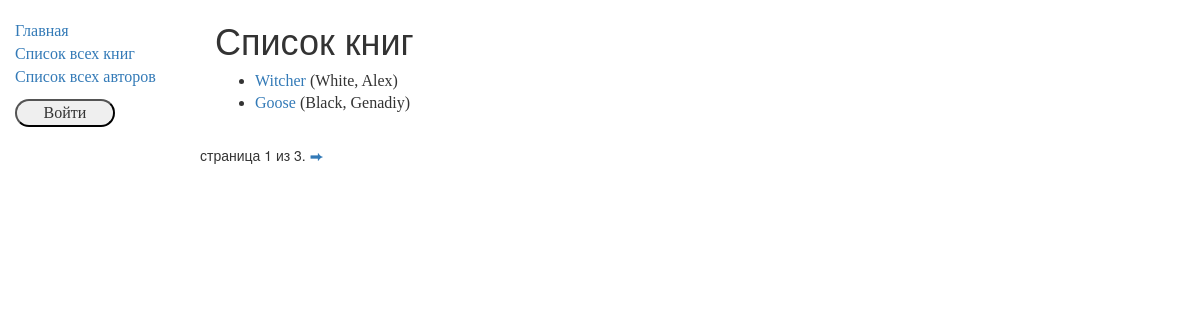
/catalog/books/, run on an earlier commit of the app's database.
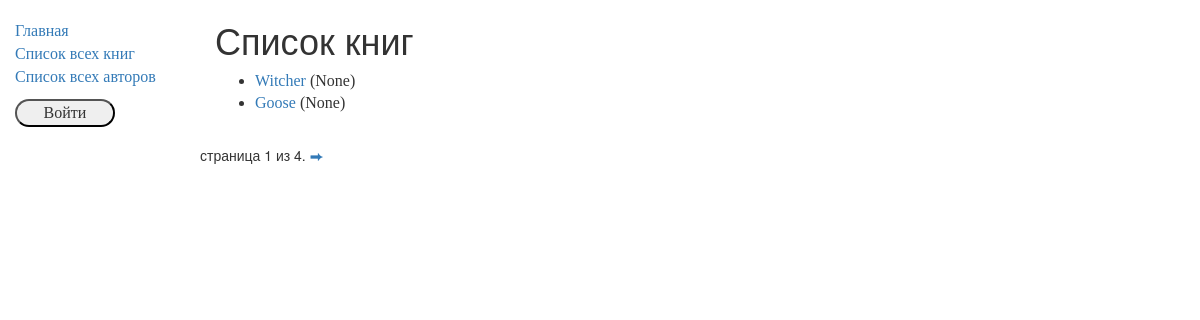
And on a later commit of the database.
### catalog/models.py (models this page shows, shortened)
class Book(models.Model):
    title = models.CharField(max_length=200)
    author = models.ForeignKey('Author', on_delete=models.SET_NULL, null=True)
    summary = models.TextField(max_length=1000, help_text="Enter a brief description of the book")
    isbn = models.CharField('ISBN', max_length=13, help_text='13 Character <a href="https://www.isbn-international.org/content/what-isbn">ISBN number</a>')
    genre = models.ManyToManyField(Genre, help_text="Select a genre for this book")
    def display_genre(self):
        return ','.join([ genre.name for genre in self.genre.all()[:3]])
    display_genre.short_description = 'Genre'
    def get_absolute_url(self):
        return reverse('book-detail', args=[str(self.id)])

class Author(models.Model):
    first_name = models.CharField(max_length=100)
    last_name = models.CharField(max_length=100)
    date_of_birth = models.DateField(null=True, blank=True)
    date_of_death = models.DateField('Died', null=True, blank=True)
    def __str__(self):
        return '%s, %s' % (self.last_name, self.first_name)

### catalog/views.py (the view)
class BookListView(generic.ListView):
    model = Book
    paginate_by = 2
    def get_context_data(self, **kwargs):
        context = super(BookListView, self).get_context_data(**kwargs)
        context['some_data'] = 'This is just some data'
        return context

### catalog/templates/catalog/book_list.html
{% extends "base_generic.html" %}
{% block content %}
    <h1>Список книг</h1>
    {% if book_list %}
    <ul>
      {% for book in book_list %}
      <li>
        <a href="{{ book.get_absolute_url }}">{{ book.title }}</a> ({{book.author}})
      </li>
      {% endfor %}
    </ul>
    {% else %}
      <p>Книг нет в библиотеке</p>
    {% endif %}
{% endblock %}

What changed in the data, as far as the page shows it:
changed Book "Witcher": author "White, Alex" → "None"
changed Book "Goose": author "Black, Genadiy" → "None"
Also different on the page:
{{ page_obj.paginator.num_pages }}: "3" → "4"
